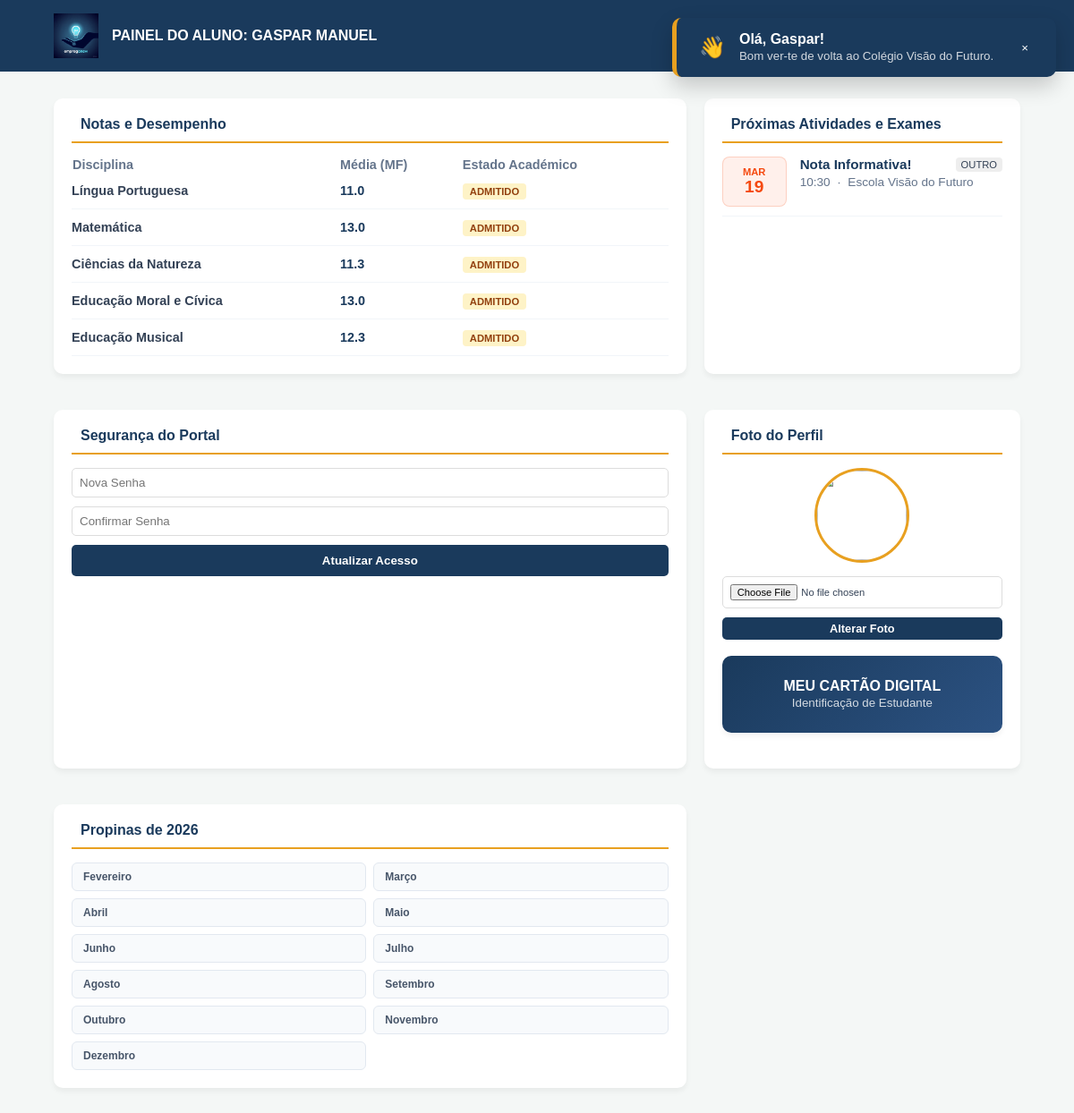
/paginas/dashboard_aluno.php (signed in), run on the app's committed database.
### tables this page shows
CREATE TABLE `atividades` (
  `id` int(11) NOT NULL,
  `titulo` varchar(200) NOT NULL,
  `descricao` text DEFAULT NULL,
  `tipo` enum('evento','reuniao','feriado','exame','outro') DEFAULT 'evento',
  `cor` varchar(7) DEFAULT '#0d6efd',
  `data_inicio` datetime NOT NULL,
  `data_fim` datetime DEFAULT NULL,
  `local_atividade` varchar(255) DEFAULT NULL,
  `participantes` text DEFAULT NULL,
  `notificar` tinyint(1) DEFAULT 0,
  `criado_por` int(11) DEFAULT NULL,
  `criado_em` timestamp NOT NULL DEFAULT current_timestamp()
);

### includes/conexao.php (called while the page is built, shortened)
<?php
$host = 'localhost';
$user = 'root';
$pass = '';
$db   = 'escola_gestao';
$conn = new mysqli($host, $user, $pass, $db);
$conn->set_charset("utf8mb4");
function allCfg(){
    global $conn; $c = [];
    $r = $conn->query("SELECT chave,valor FROM escola_config");
    while ($row = $r->fetch_assoc()) $c[$row['chave']] = $row['valor'];
    return $c;
}

### paginas/dashboard_aluno.php (the view, shortened to what this page needs)
 <?php
require_once '../includes/conexao.php';
$exibir_boas_vindas = false;
$hoje = date('Y-m-d');
if (!isset($_SESSION['saudacao_dia']) || $_SESSION['saudacao_dia'] !== $hoje) {
    $exibir_boas_vindas = true;
}
$aluno_id = $_SESSION['aluno_id'] ?? 0;
$nome_aluno = $_SESSION['user_nome'];
$cfg = allCfg();
$logo = $cfg['escola_logo'] ?? '';
$notas_sql = "SELECT d.nome,
              MAX(CASE WHEN n.trimestre = 1 THEN n.nota END) as n1,
              MAX(CASE WHEN n.trimestre = 2 THEN n.nota END) as n2,
              MAX(CASE WHEN n.trimestre = 3 THEN n.nota END) as n3
              FROM notas n
              JOIN disciplinas d ON n.disciplina_id = d.id
              WHERE n.aluno_id = $aluno_id GROUP BY d.id";
$desempenho = $conn->query($notas_sql);
$atividades = $conn->query("SELECT * FROM atividades
                            WHERE data_inicio >= CURDATE()
                            ORDER BY data_inicio ASC LIMIT 5");
$ano_letivo_full = $cfg['ano_letivo'] ?? date('Y');
$ano_referencia = substr($ano_letivo_full, 0, 4);
$meses_letivos = [
    2 => 'Fevereiro', 3 => 'Março', 4 => 'Abril', 5 => 'Maio', 6 => 'Junho',
    7 => 'Julho', 8 => 'Agosto', 9 => 'Setembro', 10 => 'Outubro', 11 => 'Novembro', 12 => 'Dezembro'
];
$meses_pagos = [];
?>
<!DOCTYPE html>
<html lang="pt">
<head>
    <link rel="stylesheet" href="https://cdnjs.cloudflare.com">
</head>
<body>
<header class="header">
    <div style="display:flex; align-items:center; gap:15px;">
        <img src="/betilson/sistema_escolar/<?= $logo ?>" alt="Logo">
        <div><strong>PAINEL DO ALUNO: <?= strtoupper($nome_aluno) ?></strong></div>
    </div>
    <a href="../logout.php" style="color:white; text-decoration:none;"><i class="fas fa-sign-out-alt"></i> Sair</a>
</header>
<div class="main-grid">
        <div class="card">
            <div class="card-h"><i class="fas fa-chart-bar"></i> Notas e Desempenho</div>
            <table width="100%" style="border-collapse: collapse; font-size: 0.9rem;">
                <thead>
                    <tr style="text-align: left; color: #64748b;">
                        <th>Disciplina</th>
                        <th>Média (MF)</th>
                        <th>Estado Académico</th>
                    </tr>
                </thead>
                <tbody>
                    <?php if($desempenho && $desempenho->num_rows > 0): ?>
                        <?php
                        $desempenho->data_seek(0);
                        while($d = $desempenho->fetch_assoc()):
                            $notas_v = array_filter([$d['n1'], $d['n2'], $d['n3']], function($v) { return !is_null($v); });
                            $mf = count($notas_v) > 0 ? array_sum($notas_v) / count($notas_v) : 0;
                            if ($mf < 7) {
                                $status = "st-re"; $txt = "Reprovado";
                            } elseif ($mf < 9.5) {
                                $status = "st-re"; $txt = "Recurso";
                            } elseif ($mf < 13.5) {
                                $status = "st-ex"; $txt = "Admitido";
                            } else {
                                $status = "st-ok"; $txt = "Dispensado";
                            }
                        ?>
                        <tr style="border-bottom: 1px solid #f1f5f9;">
                            <td style="padding: 12px 0;"><strong><?= htmlspecialchars($d['nome']) ?></strong></td>
                            <td style="font-weight: bold; color: <?= ($mf < 9.5) ? '#dc2626' : '#1a3a5c' ?>;">
                                <?= number_format($mf, 1) ?>
                            </td>
                            <td><span class="status-badge <?= $status ?>"><?= $txt ?></span></td>
                        </tr>
                        <?php endwhile; ?>
                    <?php else: ?>
                        <tr><td colspan="3" style="padding:20px; text-align:center; color:#999;">Nenhuma nota lançada.</td></tr>
                    <?php endif; ?>
                </tbody>
            </table>
        </div>
        <div class="card">
            <div class="card-h"><i class="fas fa-calendar-alt"></i> Próximas Atividades e Exames</div>
            <?php if($atividades && $atividades->num_rows > 0): ?>
                <?php while($at = $atividades->fetch_assoc()):
                    $cor_at = !empty($at['cor']) ? $at['cor'] : '#0d6efd';
                ?>
                    <div style="display: flex; gap: 15px; margin-bottom: 15px; padding-bottom: 10px; border-bottom: 1px solid #f1f5f9;">
                        <div style="background: <?= $cor_at ?>15; color: <?= $cor_at ?>; padding: 10px; border-radius: 8px; text-align: center; min-width: 50px; border: 1px solid <?= $cor_at ?>30;">
                            <div style="font-size: 0.7rem; font-weight: bold; text-transform: uppercase;"><?= date('M', strtotime($at['data_inicio'])) ?></div>
                            <div style="font-size: 1.2rem; font-weight: bold;"><?= date('d', strtotime($at['data_inicio'])) ?></div>
                        </div>
                        <div style="flex: 1;">
                            <div style="display: flex; justify-content: space-between; align-items: center;">
                                <strong style="color: var(--azul); font-size: 0.95rem;"><?= htmlspecialchars($at['titulo']) ?></strong>
                                <span style="font-size: 0.7rem; background: #eee; padding: 2px 6px; border-radius: 4px; text-transform: uppercase;"><?= $at['tipo'] ?></span>
                            </div>
                            <p style="font-size: 0.85rem; color: #64748b; margin: 4px 0;">
                                <i class="far fa-clock"></i> <?= date('H:i', strtotime($at['data_inicio'])) ?>
                                <?php if($at['local_atividade']): ?>
                                    &nbsp;·&nbsp; <i class="fas fa-map-marker-alt"></i> <?= htmlspecialchars($at['local_atividade']) ?>
                                <?php endif; ?>
                            </p>
                        </div>
                    </div>
                <?php endwhile; ?>
            <?php else: ?>
                <p style="text-align: center; color: #94a3b8; padding: 20px;">Nenhuma atividade agendada.</p>
            <?php endif; ?>
        </div>
        <div class="card">
            <div class="card-h"><i class="fas fa-shield-alt"></i> Segurança do Portal</div>
            <form method="POST">
                <input type="password" name="nova_senha" class="input-senha" placeholder="Nova Senha" required minlength="6">
                <input type="password" name="confirma_senha" class="input-senha" placeholder="Confirmar Senha" required minlength="6">
                <button type="submit" class="btn-senha">Atualizar Acesso</button>
            </form>
</div>
 <div class="card">
    <div class="card-h"><i class="fas fa-camera"></i> Foto do Perfil</div>
    <form method="POST" enctype="multipart/form-data" style="text-align: center;">
        <div style="width: 100px; height: 100px; border-radius: 50%; overflow: hidden; margin: 0 auto 15px; border: 3px solid var(--ouro);">
            <?php
                $foto_res = $conn->query("SELECT foto FROM alunos WHERE id = $aluno_id")->fetch_assoc();
                $foto_atual = $foto_res['foto'] ?? 'assets/img/user-default.png';
            ?>
            <img src="../<?= $foto_atual ?>" style="width: 100%; height: 100%; object-fit: cover;">
        </div>
        <input type="file" name="foto_perfil" class="input-senha" style="font-size: 0.7rem;" required>
        <button type="submit" class="btn-senha" style="font-size: 0.8rem; padding: 5px;">
            <i class="fas fa-sync"></i> Alterar Foto
        </button>
    </form>
    <br>
    <a href="cartao_estudante.php" target="_blank" style="text-decoration:none;">
    <div class="card" style="background: linear-gradient(135deg, var(--azul) 0%, #2c5282 100%); color: white; text-align: center; padding: 25px; transition: 0.3s; border: none;">
        <h4 style="margin:0;">MEU CARTÃO DIGITAL</h4>
        <small style="opacity: 0.8;">Identificação de Estudante</small>
    </div>
</a>
</div>
<div class="card">
    <div class="card-h">
        <i class="fas fa-money-check-alt"></i> Propinas de <?= $ano_referencia ?>
    </div>
    <div style="display: grid; grid-template-columns: 1fr 1fr; gap: 8px;">
        <?php foreach ($meses_letivos as $num => $nome):
    $id_recibo = $meses_pagos[$num] ?? null;
    $pago = isset($id_recibo);
?>
    <div style="padding: 8px 12px; border-radius: 6px; background: <?= $pago ? '#f0fdf4' : '#f8fafc' ?>; border: 1px solid <?= $pago ? '#bbf7d0' : '#e2e8f0' ?>; display: flex; justify-content: space-between; align-items: center;">
        <span style="font-size: 0.75rem; font-weight: 600; color: #475569;"><?= $nome ?></span>
    </div>
<?php endforeach; ?>
</div>
<?php if ($exibir_boas_vindas): ?>
<div id="toast-boas-vindas" style="position: fixed; top: 20px; right: 20px; background: var(--azul); color: white; padding: 15px 25px; border-radius: 10px; box-shadow: 0 10px 25px rgba(0,0,0,0.2); z-index: 9999; display: flex; align-items: center; gap: 15px; border-left: 5px solid var(--ouro); animation: slideIn 0.5s ease-out;">
    <div style="font-size: 1.5rem;">👋</div>
    <div>
        <strong style="display: block;">Olá, <?= explode(' ', $nome_aluno)[0] ?>!</strong>
        <small style="opacity: 0.8;">Bom ver-te de volta ao Colégio Visão do Futuro.</small>
    </div>
    <button onclick="this.parentElement.remove()" style="background: none; border: none; color: white; cursor: pointer; margin-left: 10px;">&times;</button>
</div>
<?php endif; ?>
</body>
</html>

### paginas/dashboard_aluno.php (style rules this page uses)
:root { --azul: #1a3a5c; --ouro: #e8a020; --fundo: #f4f7f6; }
body { font-family: 'DM Sans', sans-serif; margin: 0; background: var(--fundo); color: #334155; }
.header { background: var(--azul); color: white; padding: 15px 5%; display: flex; justify-content: space-between; align-items: center; }
.header img { height: 50px; }
.main-grid { padding: 30px 5%; display: grid; grid-template-columns: 2fr 1fr; gap: 20px; }
.card { background: white; border-radius: 10px; padding: 20px; box-shadow: 0 4px 6px rgba(0,0,0,0.05); margin-bottom: 20px; }
.card-h { font-weight: bold; color: var(--azul); border-bottom: 2px solid var(--ouro); padding-bottom: 10px; margin-bottom: 15px; display: flex; align-items: center; gap: 10px; }
.input-senha { width: 100%; padding: 8px; margin-bottom: 10px; border: 1px solid #ddd; border-radius: 5px; box-sizing: border-box; }
.btn-senha { width: 100%; background: var(--azul); color: white; border: none; padding: 10px; border-radius: 5px; cursor: pointer; font-weight: bold; }
.status-badge { padding: 3px 8px; border-radius: 4px; font-size: 0.7rem; font-weight: bold; text-transform: uppercase; }
.st-ex { background: #fef3c7; color: #92400e; }

### data on the page
atividades: data_inicio "MAR", data_inicio "19", titulo "Nota Informativa!", tipo "OUTRO", data_inicio "10:30", local_atividade "Escola Visão do Futuro"

### other printed values
$nome_aluno "GASPAR MANUEL"
$d['nome'] "Língua Portuguesa"
$mf "11.0"
$txt "ADMITIDO"
$d['nome'] "Matemática"
$mf "13.0"
$d['nome'] "Ciências da Natureza"
$mf "11.3"
$d['nome'] "Educação Moral e Cívica"
$d['nome'] "Educação Musical"
$mf "12.3"
$ano_referencia "2026"
$nome "Fevereiro"
$nome "Março"
$nome "Abril"
